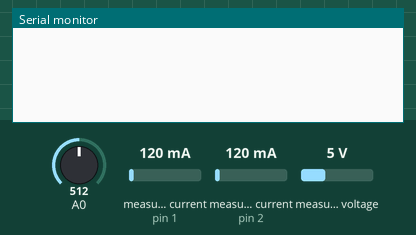
Recording of a sketch running on a simulated Arduino Uno, built with avr-gcc and run on an emulated ATmega328P. On the bench: the last lines printed to the serial monitor. The test bench sets the inputs (shaded band); at power-on: measured current (sensors on pin 2, pin 1) 120 mA, measured voltage 5 V, A0 = 512.

Above: at 1.2 s.
1.3 s: measured current (sensor on pin 2) set to 40 mA
At 3.3 s:
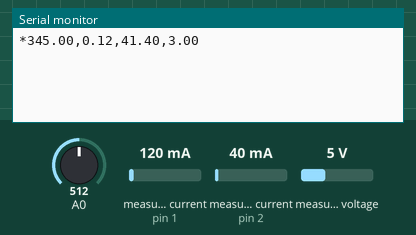
7.3 s: measured voltage set to 0.3 V
At 8.4 s:
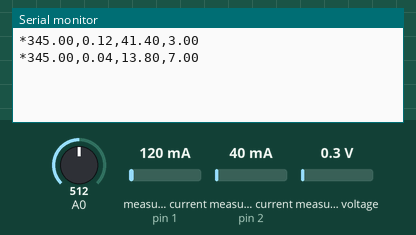
8.8 s: measured current (sensor on pin 2) set to 500 mA
At 10.0 s:
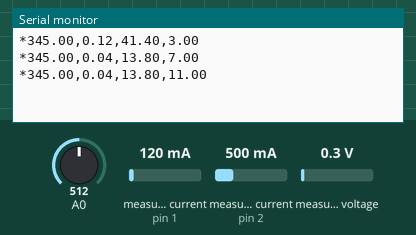
10.3 s: A0 set to 1010
At 11.3 s:
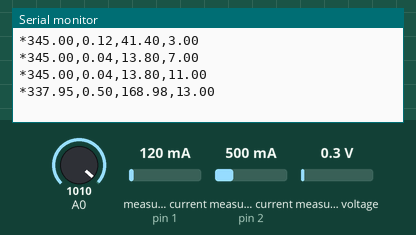
11.8 s: A0 set to 992
At 13.2 s:
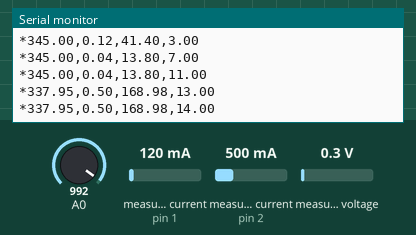
13.3 s: measured voltage set to 3.8 V
Timing chart, 0 to 15.8 s (numbered marks = the images above; inputs shaded):
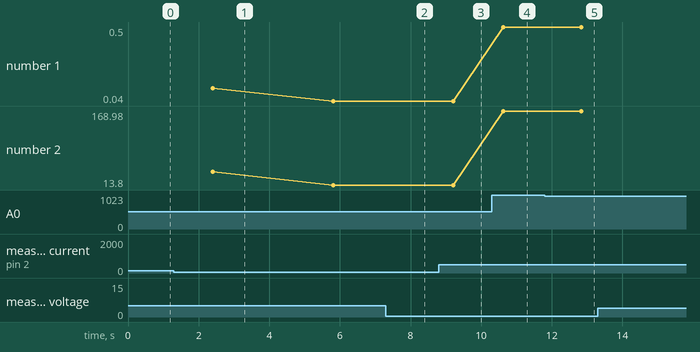

The sketch:

main_project_1.ino
```cpp
#include "EmonLib.h"

#define SAMPLE_COUNT 5
#define VOLT_CAL 148.7    //voltage calibration
#define CURRENT_CAL1 62.6 //sensor 1 calibration
#define CURRENT_CAL2 62.8 //sensor 2 calibration
double a=0,count=0;

//create 2 instances of the energy monitor lib
EnergyMonitor emon1;
EnergyMonitor emon2;

//arrays to hold the sample data

const int currentPin1 = 2;
const int currentPin2 = 1;
const int voltagePin = 3;

//counter to keep track of the current sample location
int counter = 0;
double prew=0;
double precount=0;


void setup()

{
  Serial.begin(115200);
  //Serial1.begin(115200);

  emon1.voltage(voltagePin, VOLT_CAL, 1.7);  // Voltage: input pin, calibration, phase_shift
  emon1.current(currentPin1, CURRENT_CAL1);       // Current: input pin, calibration.

  emon2.voltage(voltagePin, VOLT_CAL, 1.7);  // Voltage: input pin, calibration, phase_shift
  emon2.current(currentPin2, CURRENT_CAL2);       // Current: input pin, calibration.
}

void loop()
{

  a=analogRead(A0);
   if(a<1000)
  {
   digitalWrite(7,HIGH);
        count++;
       // delay(1000);
   digitalWrite(7,LOW);
  }

  emon1.calcVI(20,40);
  a=analogRead(A0);
   if(a<1000)
  {
     digitalWrite(7,HIGH);
        count++;
        delay(1000);
   digitalWrite(7,LOW);
  }
   emon2.calcVI(20,40);
   a=analogRead(A0);
   if(a<1000)
  {
    digitalWrite(7,HIGH);
        count++;
        delay(1000);
   digitalWrite(7,LOW);
  }


  //calculate the most recent readings
  //emon1.calcVI(20,100);
 // emon2.calcVI(20,100);

  //get the final average by dividing by the # of samples

  double a=emon1.Irms;
  double v=emon1.Vrms*1.5;
  double w=v*emon1.Irms;

  //send the power info to the ESP module through Serial1
  if(abs(prew-w)>15||(count!=precount))
  {
// sendPowerInfo (v, a, w,count);
Serial.print("*");
Serial.print(v);
Serial.print(",");
Serial.print(a);
Serial.print(",");
Serial.print(w);
Serial.print(",");
Serial.println(count);
 prew=w;
 precount=count;
 a=analogRead(A0);
   if(a<1000)
  {
    digitalWrite(7,HIGH);
        count++;
        delay(1000);
   digitalWrite(7,LOW);
  }
  }
//Serial.println(emon1.Irms);
//Serial.println(emon1.Vrms);
//int v=emon1.Vrms*1.5;
//int w=v*emon1.Irms;
//Serial.println(w);


}


//send the power info to the ESP module through Serial1 (comma separated and starting with *)
/*void sendPowerInfo(double Volts, double Amps, double Watts,double count){
 Serial.print("*");
Serial.print(Volts);
Serial.print(",");
Serial.print(Amps);
Serial.print(",");
Serial.print(Watts);
Serial.print(",");
Serial.println(count);
}*/
```

Measured:
- after the input at 10.3 s, the serial monitor: prints a new line after 0.32 s (image 4)
- after the input at 11.8 s, the serial monitor: prints a new line after 1.0 s (image 5)
- plotted number 1: 0.04 → 0.5 after the input at 10.3 s
- plotted number 2: 13.8 → 168.98 after the input at 10.3 s
